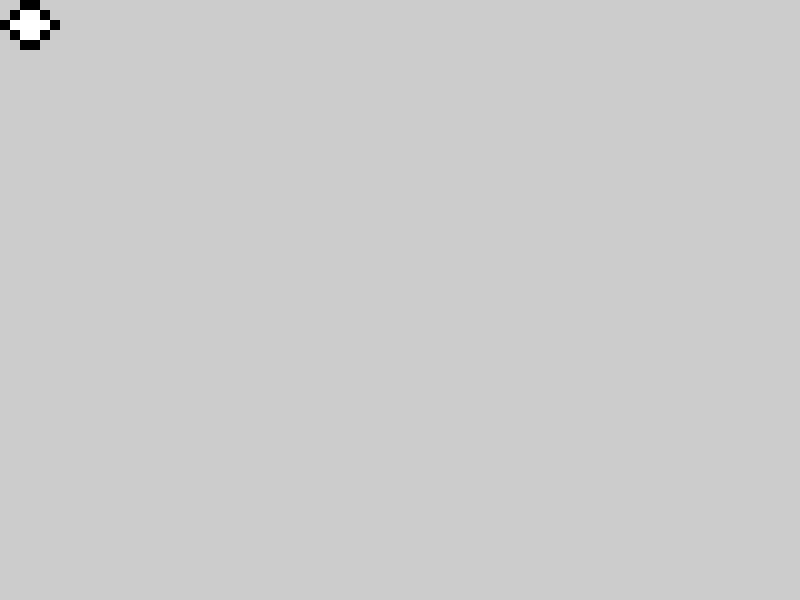
Frame 1 (no input)
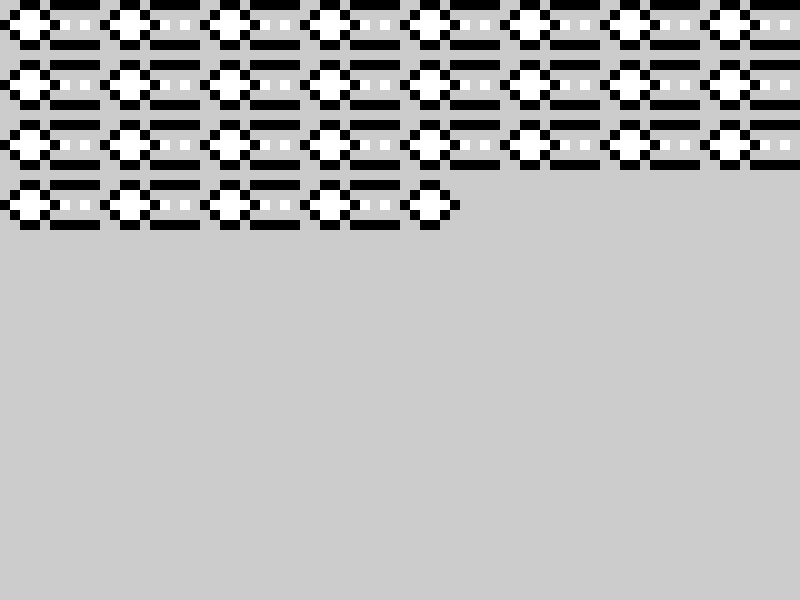
Frame 60 (the mouse pressed at the canvas centre just before this capture)
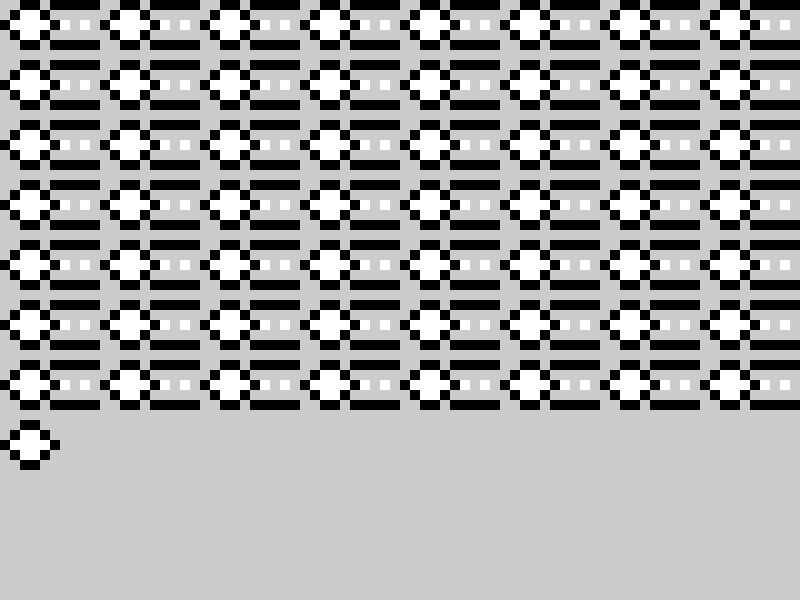
Frame 120 (the mouse held since frame 60 and released just before this capture)

The Processing sketch that drew these frames (run headless with seeded random() and noise(); from frame 60 on, the mouse is pressed at the canvas centre):

// Processing sketch: Combined_pattern01_and_pattern02
// ── Combined_pattern01_and_pattern02.pde
int posX = 0;
int posY = 0;

int rowHeight = 30;

int pattern = 1;

void setup() {
  size(800, 600);
}

void draw() {


  if (posY < 600) {
    if (posX < 800) {
      translate(posX, posY);
      if (pattern == 1) {
        pattern01();
        pattern = 2;
      } else {
        pattern02();
        pattern = 1;
      }
      posX += 50;
    } else {
      posY+= 60;
      posX = 0;
    }
  }
}

void pattern01() {
  fill(0);
  noStroke();
  rect(20, 0, 20, 10); 
  rect(10, 10, 10, 10);
  fill(255);
  rect(20, 10, 20, 10);
  fill(0);
  rect(40, 10, 10, 10);
  rect(0, 20, 10, 10);
  fill(255);
  rect(10, 20, 40, 10);
  fill(0);
  rect(50, 20, 10, 10);
  rect(10, 30, 10, 10);
  fill(255);
  rect(20, 30, 20, 10);
  fill(0);
  rect(40, 30, 10, 10);
  rect(20, 40, 20, 10);
}

void pattern02() {
  noStroke();
  fill(0);
  rect(0, 0, 50, 10);
  fill(255);
  rect(10, 20, 10, 10);
  rect(30, 20, 10, 10);
  fill(0);
  rect(0, 40, 50, 10);
  fill(255);
}
